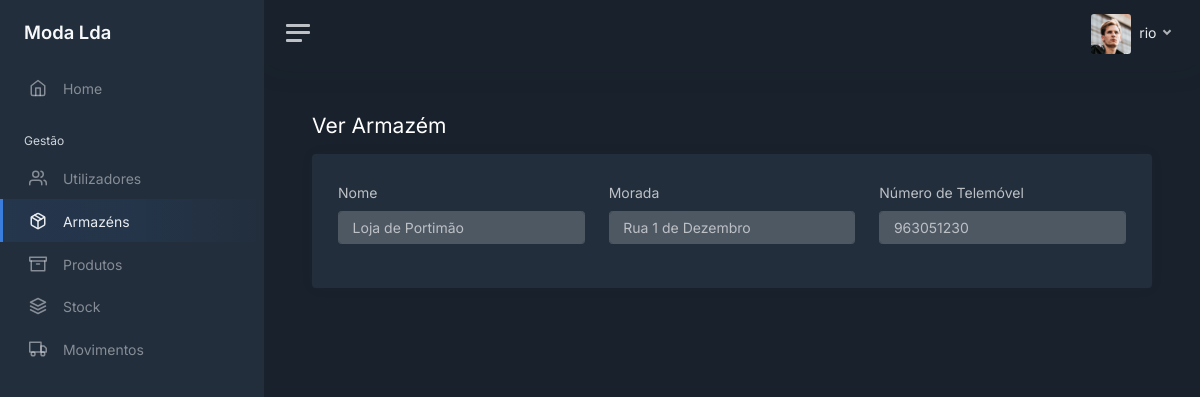
Page /warehouses/2 (signed in) on the committed database.
### modules/login/models.py (models this page shows, shortened)
class User(UserMixin, db.Model):
    __tablename__ = 'users'
    __table_args__ = {'extend_existing': True}
    id = db.Column(db.Integer, primary_key=True)
    username = db.Column(db.String(), unique=True)
    password = db.Column(db.String())
    role = db.Column(db.String())
    last_login = db.Column(db.DateTime, server_default=db.func.now())
    active = db.Column(db.Boolean, unique=False, default=True)

### modules/main/models.py (models this page shows, shortened)
class Warehouse(db.Model):
    __tablename__ = 'warehouses'
    __table_args__ = {'extend_existing': True}
    id = db.Column(db.Integer, primary_key=True)
    name = db.Column(db.String(), unique=True)
    address = db.Column(db.String())
    phone = db.Column(db.String())
    active = db.Column(db.Boolean, unique=False, default=True)

### modules/main/views.py (the view)
@bp.route('/warehouses/<int:id>')
@login_required
def view_warehouses(id):
    warehouse = Warehouse.query.filter_by(id=id, active=1).first_or_404()
    form = AddWarehouseForm()
    form.name.data = warehouse.name
    form.address.data = warehouse.address
    form.phone.data = warehouse.phone
    prev = Warehouse.query.filter_by(active=1).order_by(Warehouse.id.desc()).filter(Warehouse.id < warehouse.id).first()
    if prev is not None:
        prev = prev.id
    next = Warehouse.query.filter_by(active=1).order_by(Warehouse.id.asc()).filter(Warehouse.id > warehouse.id).first()
    if next is not None:
        next = next.id
    if current_user.role == 'admin' or current_user.role == 'gerente':
        return render_template('warehouses/warehouses_view.html', user=current_user, tab="warehouses",
                               form=form, next=next, prev=prev, action='view')
    else:
        return redirect(request.referrer or 'home')

### modules/main/forms.py
class AddWarehouseForm(FlaskForm):
    name = StringField('Nome', validators=[InputRequired(), validators.length(max=32)])
    address = StringField('Morada', validators=[InputRequired(), validators.length(max=45)])
    phone = StringField('Número de Telemóvel', validators=[InputRequired(), validators.length(min=9, max=15)])

### modules/login/models.py (called while the page is built)
@login_manager.user_loader
def load_user(user_id):
    return User.query.get(int(user_id))

### modules/main/templates/warehouses/warehouses_view.html (shortened to what this page needs)
<!DOCTYPE html>
<html lang="en">
<head>
   <link href="/static/css/dashboard.css" rel="stylesheet">
    <link href="https://cdn.datatables.net/1.13.7/css/jquery.dataTables.min.css" rel="stylesheet">
</head>
{% extends 'sidebar.html' %}
{% block content %}
    <div class="row">
        <h1 class="h3 mb-3">{% if action == 'view' %}Ver{% else %}Editar{% endif %} Armazém</h1>
    </div>
    <div class="card">
        <div class="card-body">
            <div class="container-fluid">
                <form action="" method="post">
                    <div class="row">
                        <div class="col-12 col-md-4 mt-2">
                            {{ form.name.label(class_="form-label") }}
                            {% if action == 'view' %}
                                {{ form.name(class_="form-control", disabled="disabled") }}
                            {% else %}
                                {{ form.name(class_="form-control") }}
                            {% endif %}
                        </div>
                        <div class="col-12 col-md-4 mt-2">
                            {{ form.address.label(class_="form-label") }}
                            {% if action == 'view' %}
                                {{ form.address(class_="form-control", disabled="disabled") }}
                            {% else %}
                                {{ form.address(class_="form-control") }}
                            {% endif %}
                        </div>
                        <div class="col-12 col-md-4 mt-2">
                            {{ form.phone.label(class_="form-label") }}
                            {% if action == 'view' %}
                                {{ form.phone(class_="form-control", disabled="disabled") }}
                            {% else %}
                                {{ form.phone(class_="form-control") }}
                            {% endif %}
                        </div>
                    </div>
                </form>
            </div>
        </div>
    </div>
{% endblock %}

### modules/main/templates/sidebar.html (shortened to what this page needs)
<body data-theme="dark">
<div class="wrapper">
    <nav id="sidebar" class="sidebar js-sidebar">
        <div class="sidebar-content js-simplebar">
            <a class="sidebar-brand" href="/home">
                <span class="align-middle">Moda Lda</span>
            </a>
            <ul class="sidebar-nav">
                <li class="sidebar-item {% if tab == 'home' %}active{% endif %}">
                    <a class="sidebar-link" href="/home">
                        <i class="align-middle" data-feather="home"></i> <span class="align-middle">Home</span>
                    </a>
                </li>
                <li class="sidebar-header">
                    Gestão
                </li>
                {% if user.role == 'admin' or user.role == 'gerente' %}
                <li class="sidebar-item {% if tab == 'users' %}active{% endif %}">
                    <a class="sidebar-link" href="/users">
                        <i class="align-middle" data-feather="users"></i> <span class="align-middle">Utilizadores</span>
                    </a>
                </li>
                {% endif %}
                {% if user.role == 'admin' or user.role == 'gerente' %}
                <li class="sidebar-item {% if tab == 'warehouses' %}active{% endif %}">
                    <a class="sidebar-link" href="/warehouses">
                        <i class="align-middle" data-feather="package"></i> <span class="align-middle">Armazéns</span>
                    </a>
                </li>
                {% endif %}
                <li class="sidebar-item {% if tab == 'products' %}active{% endif %}">
                    <a class="sidebar-link" href="/products">
                        <i class="align-middle" data-feather="archive"></i> <span class="align-middle">Produtos</span>
                    </a>
                </li>
                <li class="sidebar-item {% if tab == 'stock' %}active{% endif %}">
                    <a class="sidebar-link" href="/stock">
                        <i class="align-middle" data-feather="layers"></i> <span class="align-middle">Stock</span>
                    </a>
                </li>
                <li class="sidebar-item {% if tab == 'movements' %}active{% endif %}">
                    <a class="sidebar-link" href="/movements">
                        <i class="align-middle" data-feather="truck"></i> <span class="align-middle">Movimentos</span>
                    </a>
                </li>
            </ul>
        </div>
    </nav>
    <div class="main">
        <nav class="navbar navbar-expand navbar-light navbar-bg">
            <a class="sidebar-toggle js-sidebar-toggle">
                <i class="hamburger align-self-center"></i>
            </a>
            <div class="navbar-collapse collapse">
                <ul class="navbar-nav navbar-align">
                    <li class="nav-item dropdown">
                        <a class="nav-link dropdown-toggle d-none d-sm-inline-block" href="#" data-bs-toggle="dropdown">
                            <img src="/static/img/avatars/avatar.jpg" class="avatar img-fluid rounded me-1"
                                 alt="{{ user.username }}"/> <span class="text-dark"> {{ user.username }} </span>
                        </a>
                    </li>
                </ul>
            </div>
        </nav>
        <main class="content">
            <div class="container-fluid p-0">
                {% block content %}
                {% endblock %}
            </div>
        </main>
    </div>
</div>
</body>
</html>

### rows in the picture
User: username "rio"
Warehouse: name "Loja de Portimão", address "Rua 1 de Dezembro", phone "963051230"
